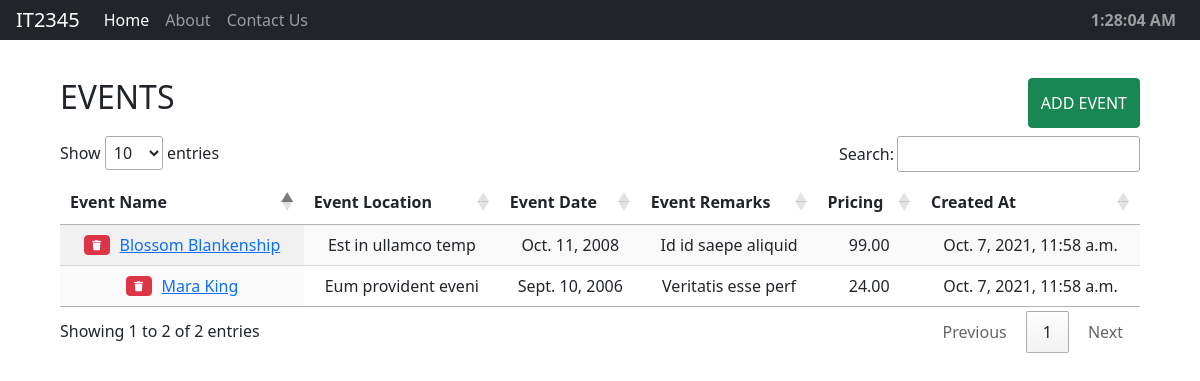
The page / on the database its author committed.
### todo_list/models.py (models this page shows, shortened)
class Event(models.Model):
    event_name = models.CharField(max_length=200)
    event_location = models.CharField(max_length=200)
    event_date = models.DateField()
    event_remarks = models.CharField(max_length=200, null=True)
    pricing = models.DecimalField(max_digits=200, decimal_places=2, default=0)
    created_at = models.DateTimeField(default=datetime.datetime.now())

### todo_list/views.py (the view)
# urls.py: 2. Add a URL to urlpatterns:  path('', views.home, name='home')
def home(request):
    if(request.method == "POST"):
        form = AddEventForm(request.POST or None)
        if form.is_valid() and form.cleaned_data.get('pricing') > 0:
            form.save()
            all_events = Event.objects.all()
            return render (request, 'home.html', {'all_events' : all_events})
        else:
            return render (request, 'home.html', {'error' : 'Invalid price!'})
    else:
        all_events = Event.objects.all()
        return render (request, 'home.html', {'all_events' : all_events})

### todo_list/templates/home.html (shortened to what this page needs)
{% extends 'base.html' %}  {% block content %}
<div style="width: 100%; height: 95%; display: flex; justify-content: center; align-items: center;">
    <div style="height: 90%; width: 90%;">
        <div style="display: flex; width: 100%; justify-content: space-between;">
            <h2 style="margin-bottom: 20px;">EVENTS</h2>
            <button type="button" class="btn btn-success" style="height: 50px;" data-bs-toggle="modal" data-bs-target="#exampleModal">
                ADD EVENT
              </button>
        </div>
        <table id="example" class="display" style="width:100%">
            <thead>
                <tr>
                    <th>Event Name</th>
                    <th>Event Location</th>
                    <th>Event Date</th>
                    <th>Event Remarks</th>
                    <th>Pricing</th>
                    <th>Created At</th>
                </tr>
            </thead>
            <tbody>
            {% if all_events %}
                {% for event in all_events %}
                    <tr>
                        <td style = 'display: flex; align-items: center; justify-content:center'>
                            <form action="" method="post">
                                <button class="btn btn-danger" style="margin-right: 10px; width:20px; height:20px; display: flex; align-items: center; justify-content: center;"><i class="fas fa-trash" style="font-size:10px"></i></button>
                            </form>
                            <a href={% url 'edit' event.id %}>{{ event.event_name }}</a></td>
                        <td>{{ event.event_location }}</td>
                        <td>{{ event.event_date }}</td>
                        <td>{{ event.event_remarks }}</td>
                        <td>{{ event.pricing }}</td>
                        <td>{{ event.created_at }}</td>
                    </tr>
                {% endfor %}
            {% endif %}
            </tbody>
        </table>
    </div>
</div>
{%endblock %}

### todo_list/templates/base.html (shortened to what this page needs)
<!doctype html>
<html lang="en">
  <head>
    <link rel="stylesheet" href="https://stackpath.bootstrapcdn.com/bootstrap/4.4.1/css/bootstrap.min.css">
	<link rel="stylesheet" href="https://cdn.datatables.net/1.11.3/css/jquery.dataTables.min.css">
	<link rel="stylesheet" href="https://pro.fontawesome.com/releases/v5.10.0/css/all.css"/>
  </head>
  <body onload="startTime()" style='width: 100vw; height: 100vh;'>
		  <nav class="navbar navbar-expand-lg navbar-dark bg-dark" style='height: 5%'>
		  <a class="navbar-brand" href="{% url 'home' %}">IT2345</a>
		  <div class="collapse navbar-collapse" id="navbarSupportedContent">
			<ul class="navbar-nav mr-auto">
			  <li class="nav-item active">
				<a class="nav-link" href={% url 'home' %}>Home <span class="sr-only">(current)</span></a>
			  </li>
			  <li class="nav-item">
				<a class="nav-link" href={% url 'about' %}>About</a>
			  </li>
			  <li class="nav-item">
				<a class="nav-link" href={% url 'contact' %}>Contact Us</a>
			  </li>
			</ul>
			<ul class="navbar-nav my-sm-0">
			  <li class='nav-item'>
			  <b class="nav-link" id="clockhere"></b>
			  </li>
			</ul>
		  </div>
		</nav>
	{% block content %}
	{% endblock %}
    <link href="https://cdn.jsdelivr.net/npm/bootstrap@5.0.2/dist/css/bootstrap.min.css" rel="stylesheet">
  </body>
</html>

### todo_list/templates/home.html (style rules this page uses)
th, td, th, tr { text-align: center; }

### rows shown on the page
Event: event_name "Blossom Blankenship", event_location "Est in ullamco temp", event_date "Oct. 11, 2008", event_remarks "Id id saepe aliquid", pricing "99.00", created_at "Oct. 7, 2021, 11:58 a.m."
Event: event_name "Mara King", event_location "Eum provident eveni", event_date "Sept. 10, 2006", event_remarks "Veritatis esse perf", pricing "24.00", created_at "Oct. 7, 2021, 11:58 a.m."
